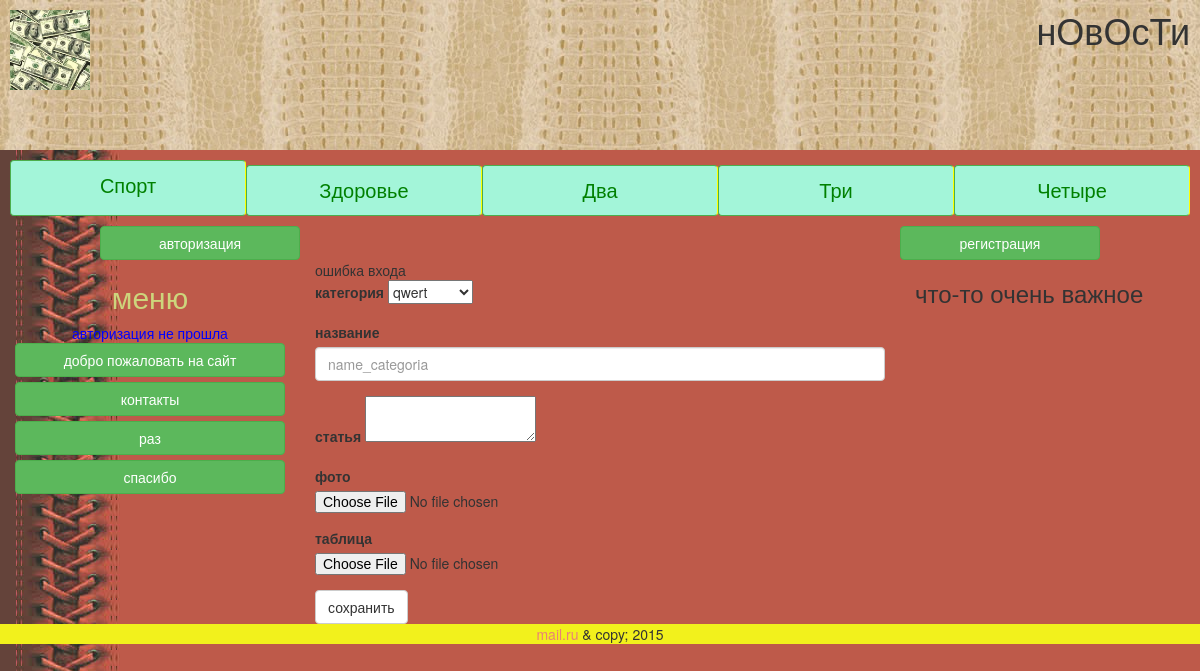
Page /cobinet.php on the committed database.
### tables this page shows
CREATE TABLE IF NOT EXISTS `maintexts` (
  `id` int(11) NOT NULL AUTO_INCREMENT,
  `name` tinytext NOT NULL,
  `body` text NOT NULL,
  `url` tinytext NOT NULL,
  `showhide` enum('show','hide') NOT NULL DEFAULT 'show',
  `lang` enum('ru','en') NOT NULL DEFAULT 'ru',
  `putdate` datetime NOT NULL,
  PRIMARY KEY (`id`)
);

### class/Database.php (called while the page is built, shortened)
<?php
class Database{
private $host = DB_HOST;
private $user= DB_USER;
private $pass=DB_PASS;
private $dbname=DB_NAME;
private $port=DB_PORT;
private $dbh;
private $stmt;
public function __construct(){
$dsn='mysql:host=' .$this->host . ';port=' . $this->port.';dbname=' . $this->dbname;
$options=array(
PDO::ATTR_ERRMODE=>PDO::ERRMODE_EXCEPTION
);
try{
$this->dbh=new PDO($dsn, $this->user, $this->pass, $options);
}
catch(PDOException $e){
$this->error=$e->getMessage();
}
}
public function query($query){
    $this->stmt = $this->dbh->prepare($query);
}
public function execute(){
    return $this->stmt->execute();
}
public function resultset(){
    $this->execute();
    return $this->stmt->fetchAll(PDO::FETCH_ASSOC);
}
}

### cobinet.php (the view, shortened to what this page needs)
<?php require_once('templates/top.php');
if ($_SESSION['id']){
$database = new Database();
$query="SELECT * FROM forms WHERE id=".$_SESSION['id']."";
$database->query($query);
$row=$database-> single();
?>
<br>
<div class="textt">ваш логин: <?=$row['login']?> </div>
<br>
<div class="textt">ваш адрес электронной почты: <?=$row['email']?> </div>
<?php
}else{
echo 'ошибка входа';
}
?>
<?php
$database = new Database();
$query="SELECT * FROM categoria ";
$database->query($query);
$cats=$database-> resultset();
		?>
<form method='POST' action="cobinet.php" enctype='multipart/form-data'>
  <div class="form-group">
    <label for="categoria">категория</label>
<select name='cat_id'>
<?php
foreach($cats as $key){
?>
<option value ='<?=$key['id']?>' >
<?=$key['name']?>
</option>
<?php
}
?>
</select>
  </div>
  <div class="form-group">
    <label for="name-categoria">название</label>
    <input type="name-categoria" class="form-control" id="name_categoria" placeholder="name_categoria" name="name_categoria">
  </div>
    <div class="form-group">
    <label for="text-categoria">статья</label>
	<textarea class="ckeditor" name="editor1"></textarea>
    </div>
   <div class="form-group">
    <label for="foto-categoria">фото</label>
    <input type="file" id="foto-categoria" name="file_foto">
  </div>
   <div class="form-group">
    <label for="table-categoria">таблица</label>
    <input type="file" id="table-categoria" name="file">
  </div>
	<button type="submit" class="btn btn-default">сохранить</button>
</form>
<?php require_once("templates/bottom.php");?>

### templates/top.php (shortened to what this page needs)
<?php require_once ("class/Database.php");?>
<!doctype html>
<html>
<head>
<link type ="text/css " href="media/css/style.css" rel="stylesheet"/>
<link type ="text/css " href="media/bootstrap/css/bootstrap.min.css" rel="stylesheet"/>
</head>
<body>
<header  id="header">
<img class="logo"  src="media/img/logo.png"/>
<h1>нОвОсТи</h1>
</header>
<nav class="topmenu">
<a href="#" class="btn btn-success btn-block"> Спорт</a>
<a href="zdorov.php" class="btn btn-success btn-block"> Здоровье</a>
<a href="#" class="btn btn-success btn-block"> Два</a>
<a href="#" class="btn btn-success btn-block"> Три</a>
<a href="#" class="btn btn-success btn-block"> Четыре</a>
</nav>
<?php
if ($_SESSION['id']){
?>
<div class="vih"><a href="logout.php" class="btn btn-success btn-block">выход</a></div>
<div class="cob"><a href="cobinet.php" class="btn btn-success btn-block">кабинет</a></div>
<div class="new"> <a href="new_news.php" class="btn btn-success btn-block">мои статьи</a></div>
<div class="parse"> <a href="parse_csv.php" class="btn btn-success btn-block">прикрепление файлов</a></div>
<?php
} else{
?>
<div class="registr"> <a href="reg.php" class="btn btn-success btn-block">регистрация</a></div>
<div class="avtor"> <a href="login.php" class="btn btn-success btn-block">авторизация</a></div>
<?php
};
?>
<div class="content">
<div class="col-md-3"><h2> меню</h2>
<?php
$obj=new database();
$query="SELECT * FROM maintexts WHERE showhide='show'";
$obj->query($query);
$rows = $obj->resultset();
if ($_SESSION['id']){
echo $_SESSION['id'];
} else{?>
<div class="textt"> авторизация не прошла</div>
<?php
}
foreach($rows as $one){
?>
  <a href="index.php?url=<?=$one['url']?>" class="btn btn-success btn-block"> <?=$one['name']?></a>
   <?php
}
?>
</div>
<div class="col-md-6">

### media/css/style.css (style rules this page uses)
#header { height:150px; background: url(../img/koga16.jpg); }
.logo { float:left; padding:10px; height:100px; width:100px; }
#header h1 { float:right; padding:10px; margin:0; }
body { background: url(../img/koga11.jpg); padding:0; margin:0; }
.registr { width: 200px; float:right; margin-right:100px; }
.avtor { width: 200px; margin-left:100px; }
.textt { color:blue; text-align:center; }
.topmenu { display:-moz-box; display:flex; padding:10px; wider:100%; margin:0 auto; }
.topmenu a { -moz-box-flex:1; flex:1; display:block; font-size:20px; color:green; text-decoration:none; text-align:center; padding:10px 0; background:#A3F5D9; border-right:1px solid yellow; }
.content h2 { color:#CDD57C; text-align:center; }

### rows in the picture
maintexts: name "добро пожаловать на сайт"
maintexts: name "контакты"
maintexts: name "раз"
maintexts: name "спасибо"

### other values in the picture
form field cat_id "qwert"
